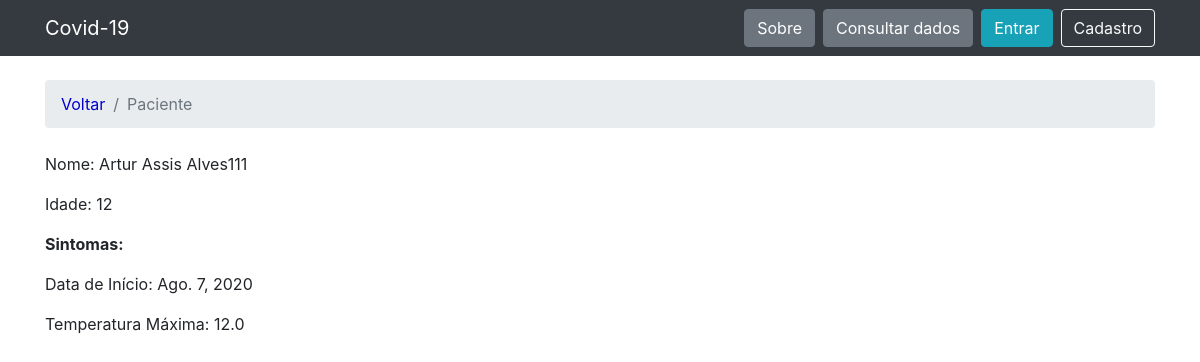
The app's page /pacientes/53/ with its own data.
### pacientes/models.py (models this page shows, shortened)
class Paciente(models.Model):
    nome = models.CharField(max_length=30, unique=True)
    idade = models.IntegerField(null=True)
    temperatura_maxima = models.FloatField(null=True)
    data_inicio_sintomas = models.DateField(null=True)

### pacientes/views.py (the view)
# urls.py: url(r'^pacientes/(?P<pk>\d+)/$', views.patient_description, name='patient_description'),
def patient_description(request, pk):
    pacientes = get_object_or_404(Paciente, pk=pk)
    return render(request, 'patient.html', {'pacientes': pacientes})

### templates/patient.html (shortened to what this page needs)
{% extends 'base.html' %}
{% block breadcrumb %}
  <li class="breadcrumb-item"><a href="{% url 'patient_edit' %}" style="color:mediumblue">Voltar</a></li>
    <li class="breadcrumb-item active">Paciente</li>
{% endblock %}
{% block content %}
    <p>Nome: {{ pacientes.nome}}</p>
    <p>Idade: {{ pacientes.idade }}</p>
    <p><b>Sintomas:</b></p>
    <p>Data de Início: {{ pacientes.data_inicio_sintomas }}</p>
    <p>Temperatura Máxima: {{ pacientes.temperatura_maxima }}</p>
{% endblock %}

### records on screen
Paciente: nome "Artur Assis Alves111", idade "12", data_inicio_sintomas "Ago. 7, 2020", temperatura_maxima "12.0"
